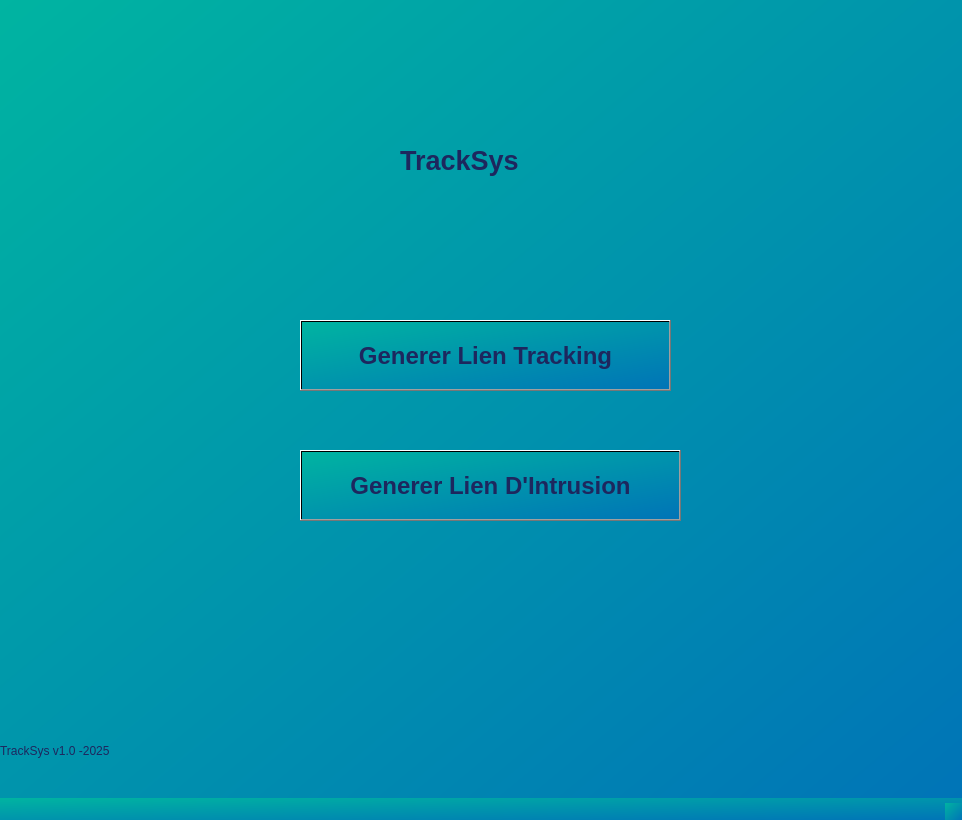
<?xml version="1.0" encoding="UTF-8"?>
<ui version="4.0">
 <class>MainWindow</class>
 <widget class="QMainWindow" name="MainWindow">
  <property name="geometry">
   <rect>
    <x>0</x>
    <y>0</y>
    <width>962</width>
    <height>820</height>
   </rect>
  </property>
  <property name="windowTitle">
   <string>GenererLien</string>
  </property>
  <property name="styleSheet">
   <string notr="true">background-color: qlineargradient(spread:pad, x1:0, y1:0, x2:1, y2:1, stop:0 #00b4a1, stop:1 #0074b7);</string>
  </property>
  <widget class="QWidget" name="centralwidget">
   <widget class="QLabel" name="label">
    <property name="geometry">
     <rect>
      <x>400</x>
      <y>140</y>
      <width>161</width>
      <height>41</height>
     </rect>
    </property>
    <property name="font">
     <font>
      <pointsize>20</pointsize>
      <weight>75</weight>
      <bold>true</bold>
     </font>
    </property>
    <property name="styleSheet">
     <string notr="true">background-color: transparent;
color: rgb(29, 39, 94);</string>
    </property>
    <property name="text">
     <string>TrackSys</string>
    </property>
   </widget>
   <widget class="QPushButton" name="pushButton">
    <property name="geometry">
     <rect>
      <x>300</x>
      <y>320</y>
      <width>371</width>
      <height>71</height>
     </rect>
    </property>
    <property name="font">
     <font>
      <pointsize>18</pointsize>
      <weight>75</weight>
      <bold>true</bold>
     </font>
    </property>
    <property name="styleSheet">
     <string notr="true">color: rgb(29, 39, 94);</string>
    </property>
    <property name="text">
     <string>Generer Lien Tracking</string>
    </property>
   </widget>
   <widget class="QLabel" name="label_2">
    <property name="geometry">
     <rect>
      <x>0</x>
      <y>730</y>
      <width>121</width>
      <height>41</height>
     </rect>
    </property>
    <property name="styleSheet">
     <string notr="true">color: rgb(29, 39, 94);
background-color: transparent;</string>
    </property>
    <property name="text">
     <string>TrackSys v1.0 -2025</string>
    </property>
   </widget>
   <widget class="QPushButton" name="pushButton_2">
    <property name="geometry">
     <rect>
      <x>300</x>
      <y>450</y>
      <width>381</width>
      <height>71</height>
     </rect>
    </property>
    <property name="font">
     <font>
      <pointsize>18</pointsize>
      <weight>75</weight>
      <bold>true</bold>
     </font>
    </property>
    <property name="styleSheet">
     <string notr="true">color: rgb(29, 39, 94);
</string>
    </property>
    <property name="text">
     <string>Generer Lien D'Intrusion</string>
    </property>
   </widget>
  </widget>
  <widget class="QMenuBar" name="menubar">
   <property name="geometry">
    <rect>
     <x>0</x>
     <y>0</y>
     <width>962</width>
     <height>26</height>
    </rect>
   </property>
  </widget>
  <widget class="QStatusBar" name="statusbar"/>
 </widget>
 <resources/>
 <connections/>
</ui>
